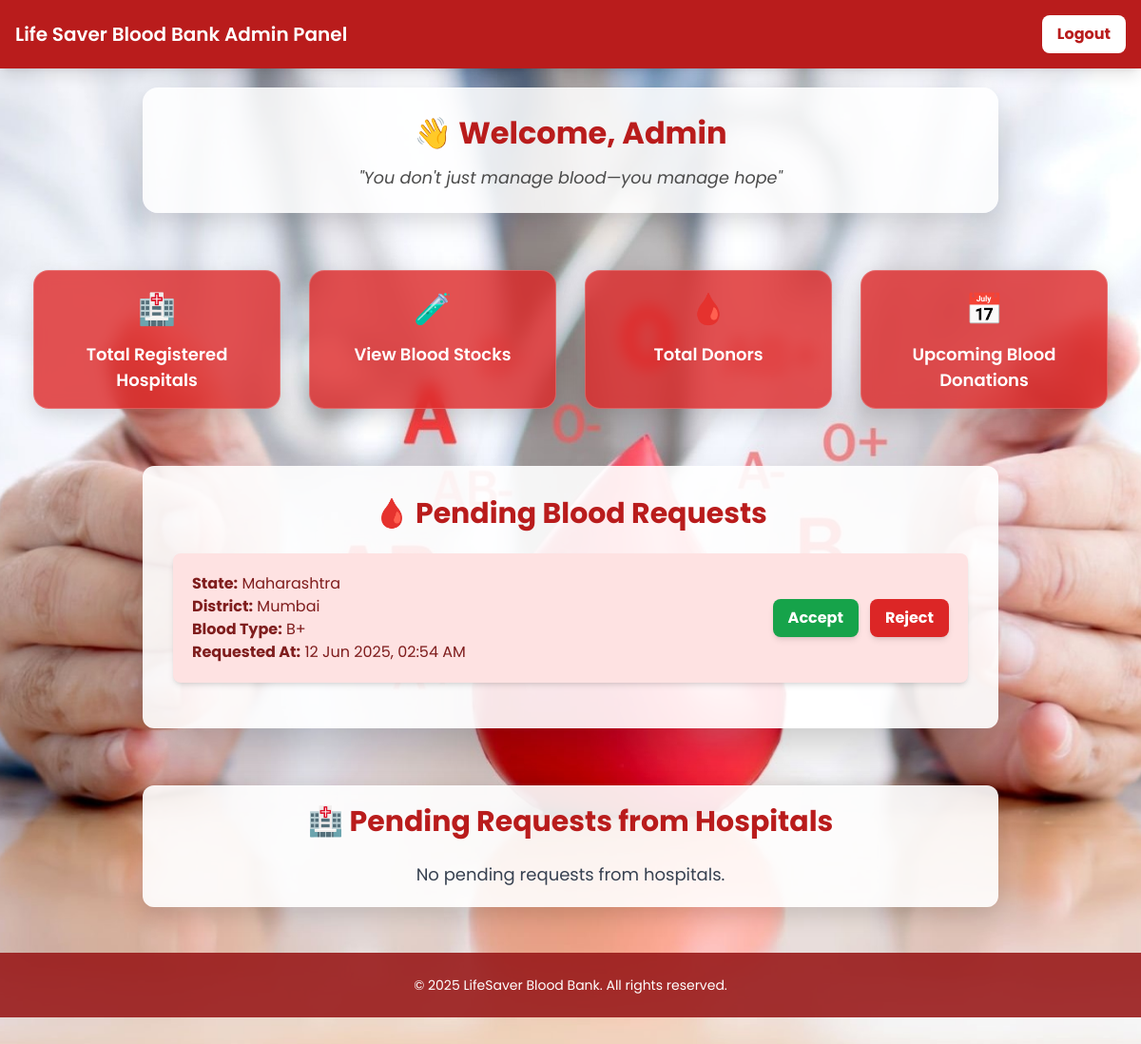
The app's page /admin.php with its own data.
### tables this page shows
CREATE TABLE `request` (
  `id` int(11) NOT NULL,
  `username` varchar(100) NOT NULL,
  `state` varchar(100) NOT NULL,
  `district` varchar(100) NOT NULL,
  `blood_type` varchar(10) NOT NULL,
  `status` enum('Pending','Accepted','Rejected') NOT NULL,
  `requested_at` timestamp NOT NULL DEFAULT current_timestamp()
);

### admin.php (the view, shortened to what this page needs)
<?php
$host = "localhost";
$username = "root";
$password = "";
$database = "login";
$conn = new mysqli($host, $username, $password, $database);
$pendingRequests = $conn->query("SELECT * FROM request WHERE status = 'pending' ORDER BY requested_at DESC");
$hospitalRequests = $conn->query("SELECT * FROM blood_requests WHERE status = 'pending' ORDER BY requested_at DESC");
?>
<!DOCTYPE html>
<html lang="en">
<head>
  <script src="https://cdn.tailwindcss.com"></script>
</head>
<body class="bg-white bg-opacity-80 min-h-screen pb-10">
<nav class="w-full bg-red-700 text-white p-4 flex justify-between items-center shadow-lg">
  <div class="text-xl font-semibold">Life Saver Blood Bank Admin Panel</div>
  <a href="page.php" class="bg-white text-red-700 px-4 py-2 rounded-lg font-bold hover:bg-gray-200 transition">
    Logout
  </a>
</nav>
  <div class="welcome-banner">
    <h1>👋 Welcome, Admin</h1>
    <p>"You don't just manage blood—you manage hope"</p>
  </div>
  <div class="dashboard-container">
    <a href="hospital.php" class="glass-card">
      <div class="card-icon">🏥</div>
      <div class="card-title">Total Registered Hospitals</div>
    </a>
    <a href="stock.php" class="glass-card">
      <div class="card-icon">🧪</div>
      <div class="card-title">View Blood Stocks</div>
    </a>
    <a href="view.php" class="glass-card">
      <div class="card-icon">🩸</div>
      <div class="card-title">Total Donors</div>
    </a>
    <a href="drive.php" class="glass-card">
      <div class="card-icon">📅</div>
      <div class="card-title">Upcoming Blood Donations</div>
    </a>
  </div>
  <div class="pending-section bg-white bg-opacity-90 p-8 rounded-xl shadow-2xl">
    <h2 class="text-3xl font-bold text-red-700 mb-6 text-center">🩸 Pending Blood Requests</h2>
    <?php if ($pendingRequests->num_rows > 0): ?>
      <?php while ($req = $pendingRequests->fetch_assoc()): ?>
        <div class="flex flex-col md:flex-row justify-between items-start md:items-center bg-red-100 p-5 mb-4 rounded-lg shadow-md gap-4">
          <div class="text-red-900">
            <p><strong>State:</strong> <?= $req['state'] ?></p>
            <p><strong>District:</strong> <?= $req['district'] ?></p>
            <p><strong>Blood Type:</strong> <?= $req['blood_type'] ?></p>
            <p><strong>Requested At:</strong> <?= date("d M Y, h:i A", strtotime($req['requested_at'])) ?></p>
          </div>
          <form method="POST" class="flex gap-3">
            <button type="submit" name="action" value="accepted" class="bg-green-600 hover:bg-green-700 text-white font-bold py-2 px-4 rounded-lg shadow-md">
              Accept
            </button>
            <button type="submit" name="action" value="rejected" class="bg-red-600 hover:bg-red-700 text-white font-bold py-2 px-4 rounded-lg shadow-md">
              Reject
            </button>
          </form>
        </div>
      <?php endwhile; ?>
    <?php else: ?>
      <p class="text-gray-700 text-center text-lg">No pending blood requests at the moment.</p>
    <?php endif; ?>
  </div>
  <div class="hospital-requests-section">
    <h2 class="text-3xl font-bold text-red-700 mb-6 text-center">🏥 Pending Requests from Hospitals</h2>
    <?php if ($hospitalRequests->num_rows > 0): ?>
      <?php while ($req = $hospitalRequests->fetch_assoc()): ?>
        <div class="flex flex-col md:flex-row justify-between items-start md:items-center bg-yellow-100 p-5 mb-4 rounded-lg shadow-md gap-4">
          <div class="text-yellow-900">
            <p><strong>Hospital:</strong> <?= $req['hospital_name'] ?></p>
            <p><strong>Blood Group:</strong> <?= $req['blood_group'] ?></p>
            <p><strong>Requested At:</strong> <?= date("d M Y, h:i A", strtotime($req['requested_at'])) ?></p>
          </div>
          <form method="POST" class="flex gap-3">
            <input type="hidden" name="request_id" value="<?= $req['id'] ?>">
            <input type="hidden" name="source" value="hospital">
            <button type="submit" name="action" value="accepted" class="bg-green-600 hover:bg-green-700 text-white font-bold py-2 px-4 rounded-lg shadow-md">
              Accept
            </button>
            <button type="submit" name="action" value="rejected" class="bg-red-600 hover:bg-red-700 text-white font-bold py-2 px-4 rounded-lg shadow-md">
              Reject
            </button>
          </form>
        </div>
      <?php endwhile; ?>
    <?php else: ?>
      <p class="text-gray-700 text-center text-lg">No pending requests from hospitals.</p>
    <?php endif; ?>
  </div>
<footer class="text-center mt-12 p-6 text-white bg-red-800 bg-opacity-90">
  <p class="text-sm">&copy; 2025 LifeSaver Blood Bank. All rights reserved.</p>
</footer>
</body>
</html>

### admin.php (style rules this page uses)
body { font-family: 'Poppins', sans-serif; background-image: url('Blood-Donation-2.jpg'); background-size: cover; background-position: center; background-repeat: no-repeat; }
.glass-card { background-color: rgba(220, 38, 38, 0.8); backdrop-filter: blur(8px); transition: all 0.3s ease; width: 260px; padding: 16px; border-radius: 1rem; text-align: center; color: white; box-shadow: 0 8px 24px rgba(0, 0, 0, 0.15); border: 1px solid rgba(255, 255, 255, 0.2); }
.dashboard-container { display: flex; justify-content: center; flex-wrap: wrap; gap: 30px; max-width: 1200px; margin: auto; padding-top: 40px; }
.card-icon { font-size: 2rem; margin-bottom: 10px; }
.card-title { font-size: 1.125rem; font-weight: 600; }
.pending-section { max-width: 900px; margin: 60px auto 40px; }
.hospital-requests-section { max-width: 900px; margin: 60px auto 40px; background-color: rgba(255, 255, 255, 0.9); padding: 20px; border-radius: 12px; box-shadow: 0 8px 24px rgba(0, 0, 0, 0.15); }
.welcome-banner { background-color: rgba(255, 255, 255, 0.85); margin: 20px auto; padding: 24px; max-width: 900px; text-align: center; border-radius: 16px; box-shadow: 0 8px 24px rgba(0, 0, 0, 0.15); }
.welcome-banner h1 { font-size: 2rem; color: #b91c1c; font-weight: 700; }
.welcome-banner p { font-size: 1.1rem; color: #4b4b4b; margin-top: 10px; font-style: italic; }

### records on screen
request: state "Maharashtra", district "Mumbai", blood_type "B+", requested_at "12 Jun 2025, 02:54 AM"
